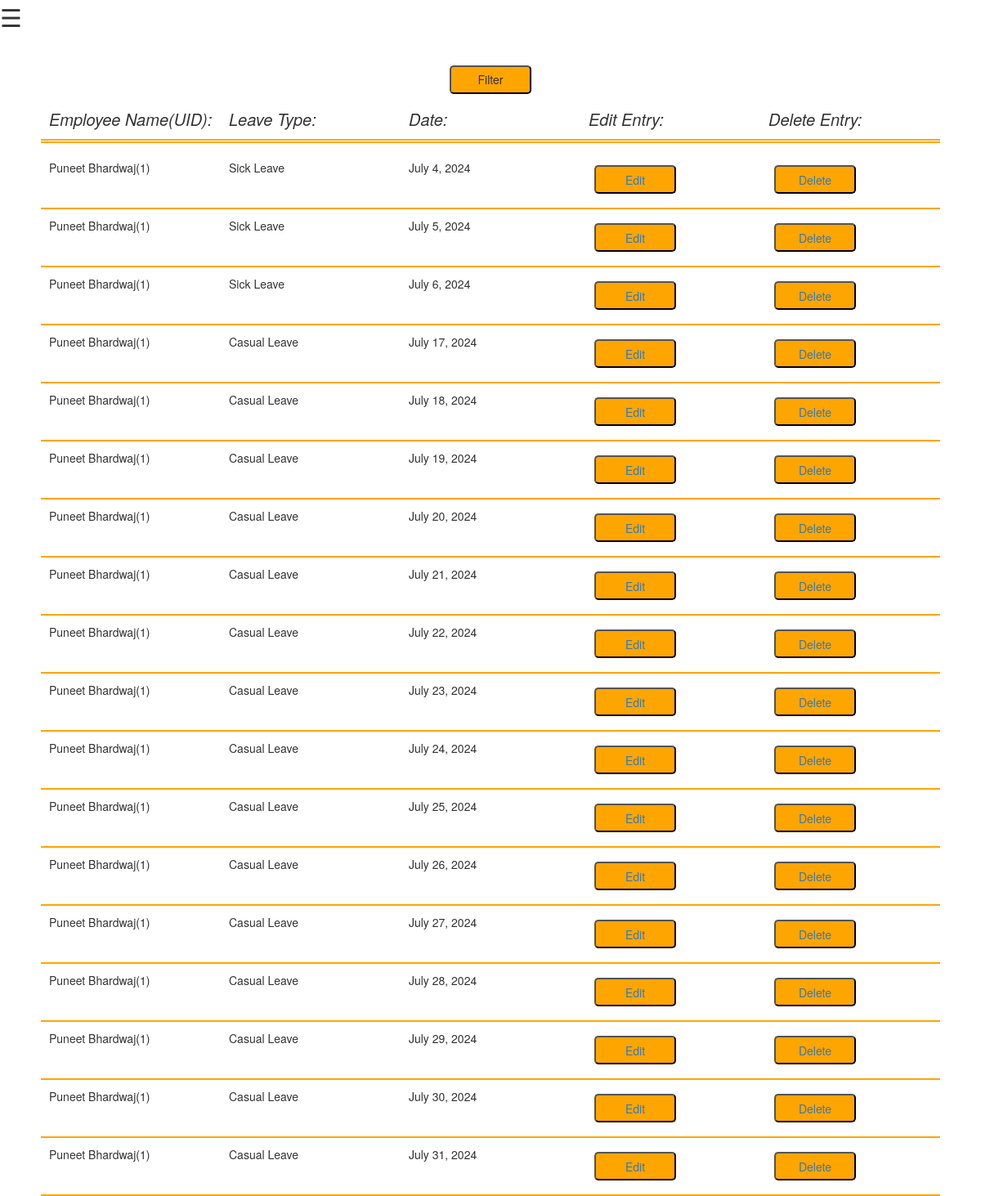
The page /tracker/seedetails/1 on the database its author committed.
### tracker/models.py (models this page shows, shortened)
class Tracker(models.Model):
    tracker_id=models.AutoField(primary_key=True)
    employee= models.ForeignKey(Employee,on_delete=models.CASCADE)
    leave=models.ForeignKey(Leave,on_delete=models.CASCADE)
    date=models.DateField()
    class Meta:
        constraints=[
            models.UniqueConstraint(fields=['employee','date'],name='composite_primary_key')
        ]

### manager/models.py (models this page shows, shortened)
class Employee(models.Model):
    employee_uid = models.CharField(max_length=10, primary_key=True)
    employee_name=models.CharField(max_length=100)

class Leave(models.Model):
    leave_name=models.CharField(max_length=20, primary_key=True)
    leave_color=models.CharField(max_length=10)
    leave_alias=models.CharField(max_length=5,default='ALS')

### tracker/views.py (the view)
# urls.py: path('seedetails/<str:pk>',views.SeeDetails),
def SeeDetails(request,pk):
    data=Tracker.objects.filter(employee__employee_uid=pk)
    leaves=Leave.objects.all()
    return render(request,'tracker/ShowTracker.html',{'data':data,'leaves':leaves})

### Template/tracker/ShowTracker.html (shortened to what this page needs)
{% extends 'tracker/Tracker_Basic.html' %}
    {% block head %}
    <link rel="stylesheet" href="/static/CSS/showitem.css" />
    <link rel="stylesheet" href="/static/CSS/formcss.css" />
    <link rel="stylesheet" href="/static/CSS/dropdown.css" />
    <link rel="stylesheet" href="https://maxcdn.bootstrapcdn.com/bootstrap/3.4.1/css/bootstrap.min.css">
    <link rel="stylesheet" href="/static/CSS/mymodel.css" />
{% endblock %}
{% block body %}
<div class="maindiv">
  <button type="button" data-toggle="modal" data-target="#FilterModal">Filter</button>
<div class="ttl row">
    <div class="col">
        Employee Name(UID):
    </div>
    <div class="col">
        Leave Type:
    </div>
    <div class="col">
        Date:
    </div>
    <div class="col">
        Edit Entry:
    </div>
    <div class="col">
        Delete Entry:
    </div>
</div>
{% for d in data %}
<div class="row">
    <div class="col">
        {{d.employee.employee_name}}({{d.employee.employee_uid}})
    </div>
    <div class="col">
        {{d.leave.leave_name}}
    </div>
    <div class="col">
        {{d.date}}
    </div>
    <div class="col">
        <a href="#" ><button type="button" data='{"tracker_id":"{{d.tracker_id}}","employee_name":"{{d.employee.employee_name}}","employee_uid":"{{d.employee.employee_uid}}","leave_name":"{{d.leave.leave_name}}","date_day":"{{d.date.day}}","date_month":"{{d.date.month}}","date_year":"{{d.date.year}}"}' data-toggle="modal" data-target="#myModal" class="edit_entry" >Edit</button></a>
    </div>
    <div class="col">
        <a href="/tracker/deleteentry/{{d.tracker_id}}" onclick="return confirm('Are you sure you want to delete this entry')"><button type="button" >Delete</button></a>
    </div>
</div>
{% endfor %}
</div>
{% endblock %}

### static/CSS/showitem.css (style rules this page uses)
* { padding: 0; margin: 0; }
body { background: rgb(230, 228, 228); color: rgb(0, 0, 0); font-family:sans-serif,monospace; }
.maindiv { display: flex; flex-direction: column; align-items: center; margin-top: 30px; }
button { background-color: orange; border-radius: 5px; color:white; width:100px; height: 35px; margin: 0 10px; }
.row { display:flex; justify-content:space-around; border-bottom:2px double orange; }
.col { width: 200px; overflow: auto; white-space:nowrap; margin:10px }
.ttl { margin-bottom: 3px; border-bottom:5px double orange; font-size:20px; font-style:oblique }

### static/CSS/formcss.css (style rules this page uses)
* { margin: 0; }
button { background-color: orange; border-radius: 5px; color:white; width:100px; height: 35px; margin-top: 10px; margin-left: 30; }
.ttl { margin-bottom: 10px; }

### static/CSS/mymodel.css (style rules this page uses)
button, html input[type="button"], input[type="reset"], input[type="submit"] { -webkit-appearance: button; cursor: pointer; margin: 7px; }

### Template/tracker/Tracker_Basic.html (style rules this page uses)
body { font-family: "Lato", sans-serif; background-color: rgb(245, 245, 245); }

### rows shown on the page
Tracker: employee.employee_name "Puneet Bhardwaj", employee.employee_uid "1", leave.leave_name "Sick Leave", date "July 4, 2024"
Tracker: employee.employee_name "Puneet Bhardwaj", employee.employee_uid "1", leave.leave_name "Sick Leave", date "July 5, 2024"
Tracker: employee.employee_name "Puneet Bhardwaj", employee.employee_uid "1", leave.leave_name "Sick Leave", date "July 6, 2024"
Tracker: employee.employee_name "Puneet Bhardwaj", employee.employee_uid "1", leave.leave_name "Casual Leave", date "July 17, 2024"
Tracker: employee.employee_name "Puneet Bhardwaj", employee.employee_uid "1", leave.leave_name "Casual Leave", date "July 18, 2024"
Tracker: employee.employee_name "Puneet Bhardwaj", employee.employee_uid "1", leave.leave_name "Casual Leave", date "July 19, 2024"
Tracker: employee.employee_name "Puneet Bhardwaj", employee.employee_uid "1", leave.leave_name "Casual Leave", date "July 20, 2024"
Tracker: employee.employee_name "Puneet Bhardwaj", employee.employee_uid "1", leave.leave_name "Casual Leave", date "July 21, 2024"
Tracker: employee.employee_name "Puneet Bhardwaj", employee.employee_uid "1", leave.leave_name "Casual Leave", date "July 22, 2024"
Tracker: employee.employee_name "Puneet Bhardwaj", employee.employee_uid "1", leave.leave_name "Casual Leave", date "July 23, 2024"
Tracker: employee.employee_name "Puneet Bhardwaj", employee.employee_uid "1", leave.leave_name "Casual Leave", date "July 24, 2024"
Tracker: employee.employee_name "Puneet Bhardwaj", employee.employee_uid "1", leave.leave_name "Casual Leave", date "July 25, 2024"
Tracker: employee.employee_name "Puneet Bhardwaj", employee.employee_uid "1", leave.leave_name "Casual Leave", date "July 26, 2024"
Tracker: employee.employee_name "Puneet Bhardwaj", employee.employee_uid "1", leave.leave_name "Casual Leave", date "July 27, 2024"
Tracker: employee.employee_name "Puneet Bhardwaj", employee.employee_uid "1", leave.leave_name "Casual Leave", date "July 28, 2024"
Tracker: employee.employee_name "Puneet Bhardwaj", employee.employee_uid "1", leave.leave_name "Casual Leave", date "July 29, 2024"
Tracker: employee.employee_name "Puneet Bhardwaj", employee.employee_uid "1", leave.leave_name "Casual Leave", date "July 30, 2024"
Tracker: employee.employee_name "Puneet Bhardwaj", employee.employee_uid "1", leave.leave_name "Casual Leave", date "July 31, 2024"
